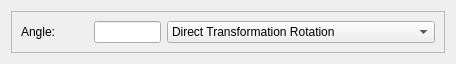
<?xml version="1.0" encoding="UTF-8"?>
<ui version="4.0">
 <class>Rotation</class>
 <widget class="QWidget" name="Rotation">
  <property name="geometry">
   <rect>
    <x>0</x>
    <y>0</y>
    <width>456</width>
    <height>63</height>
   </rect>
  </property>
  <property name="windowTitle">
   <string>Form</string>
  </property>
  <layout class="QHBoxLayout" name="horizontalLayout">
   <item>
    <widget class="QFrame" name="frame">
     <property name="frameShape">
      <enum>QFrame::StyledPanel</enum>
     </property>
     <property name="frameShadow">
      <enum>QFrame::Raised</enum>
     </property>
     <layout class="QHBoxLayout" name="horizontalLayout_2" stretch="1,1,4">
      <item>
       <widget class="QLabel" name="angleLabel">
        <property name="text">
         <string>Angle: </string>
        </property>
       </widget>
      </item>
      <item>
       <widget class="QLineEdit" name="angleText"/>
      </item>
      <item>
       <widget class="QComboBox" name="rotationComboBox">
        <item>
         <property name="text">
          <string>Direct Transformation Rotation</string>
         </property>
        </item>
        <item>
         <property name="text">
          <string>Inverse Transformation Rotation</string>
         </property>
        </item>
       </widget>
      </item>
     </layout>
    </widget>
   </item>
  </layout>
 </widget>
 <resources/>
 <connections/>
</ui>
